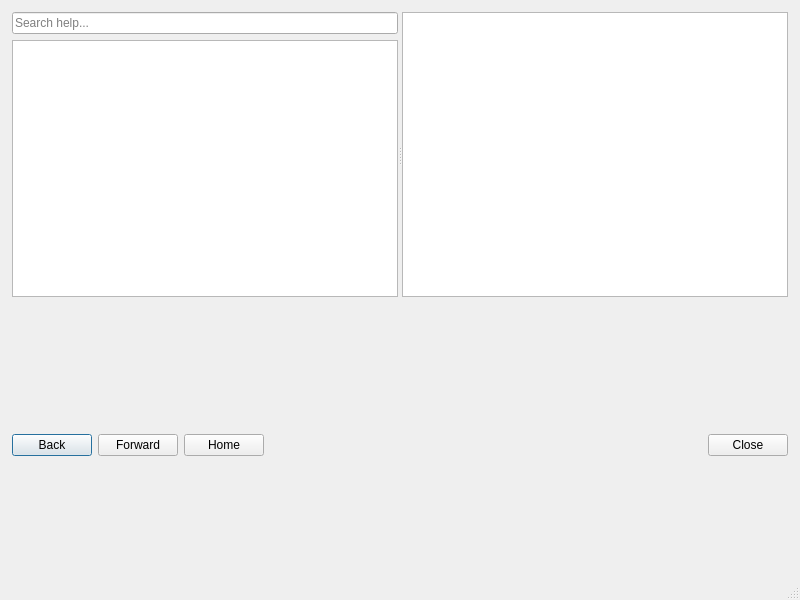
<?xml version="1.0" encoding="UTF-8"?>
<ui version="4.0">
 <class>HelpDialog</class>
 <widget class="QDialog" name="HelpDialog">
  <property name="geometry">
   <rect>
    <x>0</x>
    <y>0</y>
    <width>800</width>
    <height>600</height>
   </rect>
  </property>
  <property name="windowTitle">
   <string>Help</string>
  </property>
  <property name="sizeGripEnabled">
   <bool>true</bool>
  </property>
  <property name="focusPolicy">
   <enum>Qt::StrongFocus</enum>
  </property>
  <layout class="QVBoxLayout" name="verticalLayout">
   <property name="spacing">
    <number>6</number>
   </property>
   <property name="leftMargin">
    <number>12</number>
   </property>
   <property name="topMargin">
    <number>12</number>
   </property>
   <property name="rightMargin">
    <number>12</number>
   </property>
   <property name="bottomMargin">
    <number>12</number>
   </property>
   <item>
    <widget class="QSplitter" name="splitter">
     <property name="orientation">
      <enum>Qt::Horizontal</enum>
     </property>
     <widget class="QWidget" name="layoutWidget">
      <layout class="QVBoxLayout" name="verticalLayout_2">
       <item>
        <widget class="QLineEdit" name="lineEdit_search">
         <property name="placeholderText">
          <string>Search help...</string>
         </property>
         <property name="clearButtonEnabled">
          <bool>true</bool>
         </property>
        </widget>
       </item>
       <item>
        <widget class="QTreeView" name="treeView_contents">
         <property name="editTriggers">
          <set>QAbstractItemView::NoEditTriggers</set>
         </property>
         <property name="headerHidden">
          <bool>true</bool>
         </property>
        </widget>
       </item>
      </layout>
     </widget>
     <widget class="QTextBrowser" name="textBrowser_helpContent">
      <property name="openExternalLinks">
       <bool>true</bool>
      </property>
     </widget>
    </widget>
   </item>
   <item>
    <widget class="QFrame" name="frame">
     <property name="frameShape">
      <enum>QFrame::NoFrame</enum>
     </property>
     <property name="frameShadow">
      <enum>QFrame::Raised</enum>
     </property>
     <layout class="QHBoxLayout" name="horizontalLayout">
      <property name="leftMargin">
       <number>0</number>
      </property>
      <property name="topMargin">
       <number>0</number>
      </property>
      <property name="rightMargin">
       <number>0</number>
      </property>
      <property name="bottomMargin">
       <number>0</number>
      </property>
      <item>
       <widget class="QPushButton" name="pushButton_back">
        <property name="text">
         <string>Back</string>
        </property>
        <property name="icon">
         <iconset>
          <normaloff>:/icons/back.png</normaloff>:/icons/back.png</iconset>
        </property>
       </widget>
      </item>
      <item>
       <widget class="QPushButton" name="pushButton_forward">
        <property name="text">
         <string>Forward</string>
        </property>
        <property name="icon">
         <iconset>
          <normaloff>:/icons/forward.png</normaloff>:/icons/forward.png</iconset>
        </property>
       </widget>
      </item>
      <item>
       <widget class="QPushButton" name="pushButton_home">
        <property name="text">
         <string>Home</string>
        </property>
        <property name="icon">
         <iconset>
          <normaloff>:/icons/home.png</normaloff>:/icons/home.png</iconset>
        </property>
       </widget>
      </item>
      <item>
       <spacer name="horizontalSpacer">
        <property name="orientation">
         <enum>Qt::Horizontal</enum>
        </property>
        <property name="sizeHint" stdset="0">
         <size>
          <width>40</width>
          <height>20</height>
         </size>
        </property>
       </spacer>
      </item>
      <item>
       <widget class="QDialogButtonBox" name="buttonBox">
        <property name="orientation">
         <enum>Qt::Horizontal</enum>
        </property>
        <property name="standardButtons">
         <set>QDialogButtonBox::Close</set>
        </property>
       </widget>
      </item>
     </layout>
    </widget>
   </item>
  </layout>
 </widget>
 <resources/>
 <connections>
  <connection>
   <sender>buttonBox</sender>
   <signal>accepted()</signal>
   <receiver>HelpDialog</receiver>
   <slot>accept()</slot>
   <hints>
    <hint type="sourcelabel">
     <x>248</x>
     <y>254</y>
    </hint>
    <hint type="destinationlabel">
     <x>157</x>
     <y>274</y>
    </hint>
   </hints>
  </connection>
  <connection>
   <sender>buttonBox</sender>
   <signal>rejected()</signal>
   <receiver>HelpDialog</receiver>
   <slot>reject()</slot>
   <hints>
    <hint type="sourcelabel">
     <x>316</x>
     <y>260</y>
    </hint>
    <hint type="destinationlabel">
     <x>286</x>
     <y>274</y>
    </hint>
   </hints>
  </connection>
 </connections>
</ui> 
